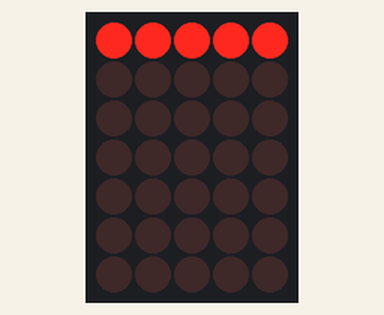
A sketch run on a simulated Arduino Uno, built with avr-gcc and run on an emulated ATmega328P. Parts: 5×7 LED matrix. Wiring (inferred from the names in the program): LED matrix (orientation assumed): rows pin 12, pin 11, pin 2, pin 9, pin 4, pin 5, pin 6; columns pin 13, pin 3, pin 10, pin 7, pin 8.

Above: at 0.1 s.
At 1.2 s:
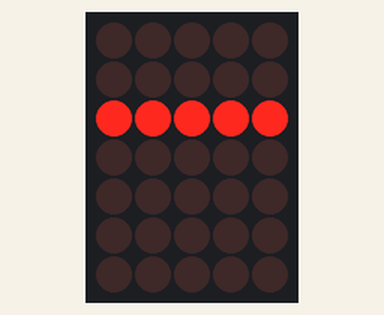
At 1.7 s:
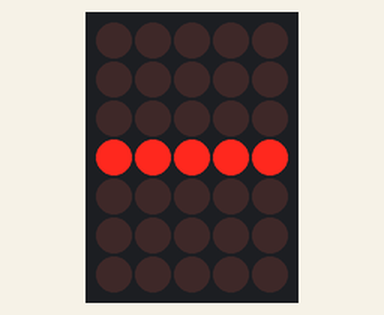
At 2.3 s:
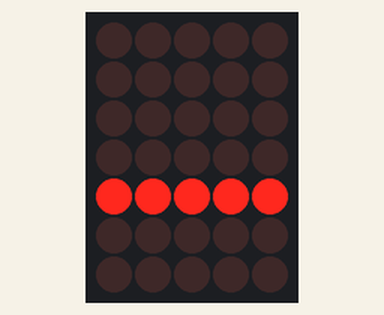
At 3.9 s:
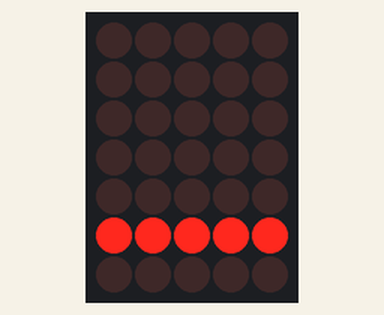
At 6.1 s:
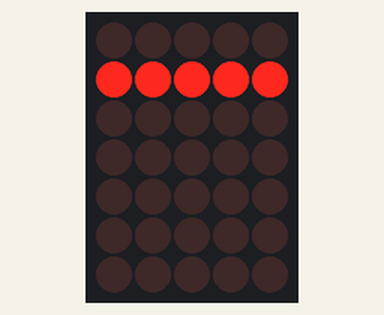

The sketch:

week10_b.ino
```cpp
unsigned int i, line = 0;
int rx, num = 0;
char row = 0;
const char pin_col[5] = {13, 3, 10, 7, 8};
const char pin_row[7] = {12, 11, 2, 9, 4, 5, 6};
const char row_table[12] = {0x01, 0x02, 0x04, 0x08, 0x10, 0x20, 0x40, 0x20, 0x10, 0x08, 0x04, 0x02};

void setup() {
  for(i = 0; i < 5; i++) pinMode(pin_col[i], OUTPUT);
  for(i = 0; i < 7; i++) pinMode(pin_row[i], OUTPUT);
}

void loop() {
  unsigned int wk = line % 5;

  for(i = 0; i < 5; i++) digitalWrite(pin_col[i], LOW);
  for(i = 0; i < 7; i++) digitalWrite(pin_row[i], HIGH);

  digitalWrite(pin_col[wk], HIGH);

  for(i = 0; i < 7; i++)
    if(row_table[row] & (0x01 << i))
      digitalWrite(pin_row[i], LOW);

  line++;
  delay(2);

  if(!(line % 256))
    if(row == 11) row = 0;
    else row++;
}
```

Measured:
- by itself, everything shown: repeats every 6.5 s, in 12 steps
- what the display in image 0 shows lasts 0.6 s, from 0.0 s to 0.6 s
- what the display in image 1 shows lasts 0.6 s, from 1.1 s to 1.7 s
